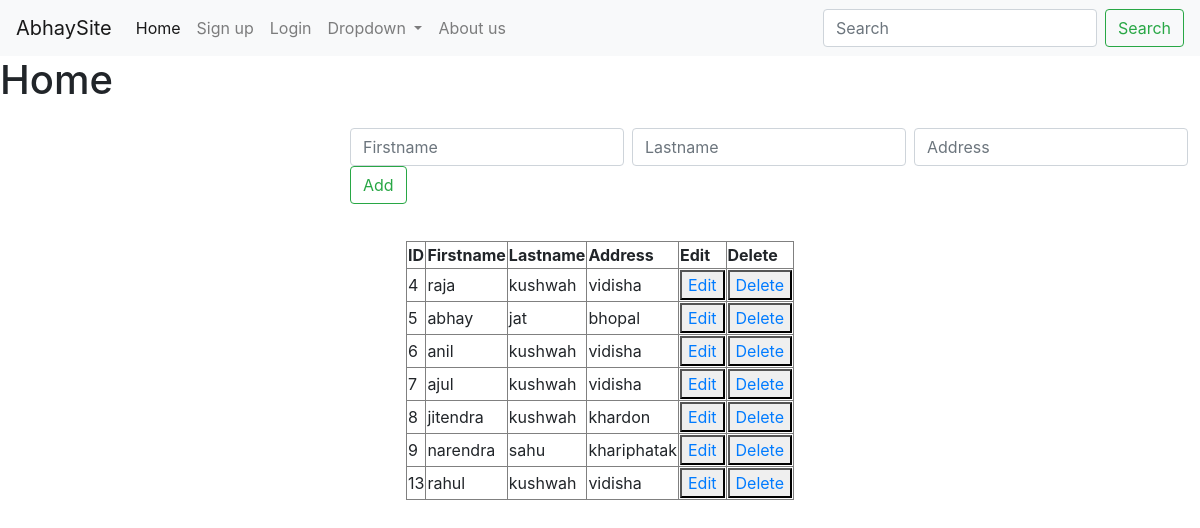
The page / on the database its author committed.
### abhayapp/models.py (models this page shows, shortened)
class Account(models.Model):
    firstname=models.CharField(max_length=20)
    lastname=models.CharField(max_length=20)
    address=models.CharField(max_length=200, default="")

### abhayapp/views.py (the view)
# urls.py: path('',views.index,name='index'),
def index(request):
    account = Account.objects.all()
    context={'accounts':account}
    return render(request,'abhayapp/index.html',context)

### abhayapp/templates/abhayapp/index.html (shortened to what this page needs)
<!DOCTYPE html>
<html lang="en">
<head>
    <link rel="stylesheet" href="https://stackpath.bootstrapcdn.com/bootstrap/4.4.1/css/bootstrap.min.css">
</head>
<body>
<nav class="navbar navbar-expand-lg navbar-light bg-light">
  <a class="navbar-brand" href="#">AbhaySite</a>
  <div class="collapse navbar-collapse" id="navbarSupportedContent">
    <ul class="navbar-nav mr-auto">
      <li class="nav-item active">
        <a class="nav-link" href="{% url 'index' %}">Home <span class="sr-only">(current)</span></a>
      </li>
      <li class="nav-item">
        <a class="nav-link" href="{% url 'register' %}">Sign up</a>
      </li>
      <li class="nav-item">
        <a class="nav-link" href="{% url 'login' %}">Login</a>
      </li>
      <li class="nav-item dropdown">
        <a class="nav-link dropdown-toggle" href="#" id="navbarDropdown" role="button" data-toggle="dropdown" aria-haspopup="true" aria-expanded="false">
          Dropdown
        </a>
      </li>
      <li class="nav-item">
        <a class="nav-link" href="{% url 'about' %}" >About us</a>
      </li>
    </ul>
    <form class="form-inline my-2 my-lg-0">
      <input class="form-control mr-sm-2" type="search" placeholder="Search" aria-label="Search">
      <button class="btn btn-outline-success my-2 my-sm-0" type="submit">Search</button>
    </form>
  </div>
</nav>
    <h1>Home</h1>
<div class="form">
    <form  method="post" action="add" class="form-inline my-2 my-lg-0">
        <input type="text" name="firstname" placeholder="Firstname" class="form-control mr-sm-2" required>
        <input type="text" name="lastname" placeholder="Lastname" class="form-control mr-sm-2" required>
        <input type="text" name="address" placeholder="Address" class="form-control mr-sm-2" required>
        <input type="submit" class="btn btn-outline-success my-2 my-sm-0" value="Add">
    </form>
</div>
<pre>
</pre>
<table align="center" border="1" title="Users Details" width="20%" >
    <tr>
        <th>ID</th>
        <th>Firstname</th>
        <th>Lastname</th>
        <th>Address</th>
        <th>Edit</th>
        <th>Delete</th>
    </tr>
    {% for account in accounts %}
    <tr>
        <td>{{account.id}}</td>
        <td>{{account.firstname}}</td>
        <td>{{account.lastname}}</td>
        <td>{{account.address}}</td>
        <td><button  type="submit"><a href="{% url 'edit' account.id %}">Edit</a></button></td>
        <td><button  type="submit"><a href="{% url 'delete' account.id %}">Delete</a></button></td>
    </tr>
    {% endfor %}
</table>
</body>
</html>

### abhayapp/templates/abhayapp/index.html (style rules this page uses)
.form { padding-left:350px; }

### rows shown on the page
Account: id "4", firstname "raja", lastname "kushwah", address "vidisha"
Account: id "5", firstname "abhay", lastname "jat", address "bhopal"
Account: id "6", firstname "anil", lastname "kushwah", address "vidisha"
Account: id "7", firstname "ajul", lastname "kushwah", address "vidisha"
Account: id "8", firstname "jitendra", lastname "kushwah", address "khardon"
Account: id "9", firstname "narendra", lastname "sahu", address "khariphatak"
Account: id "13", firstname "rahul", lastname "kushwah", address "vidisha"
